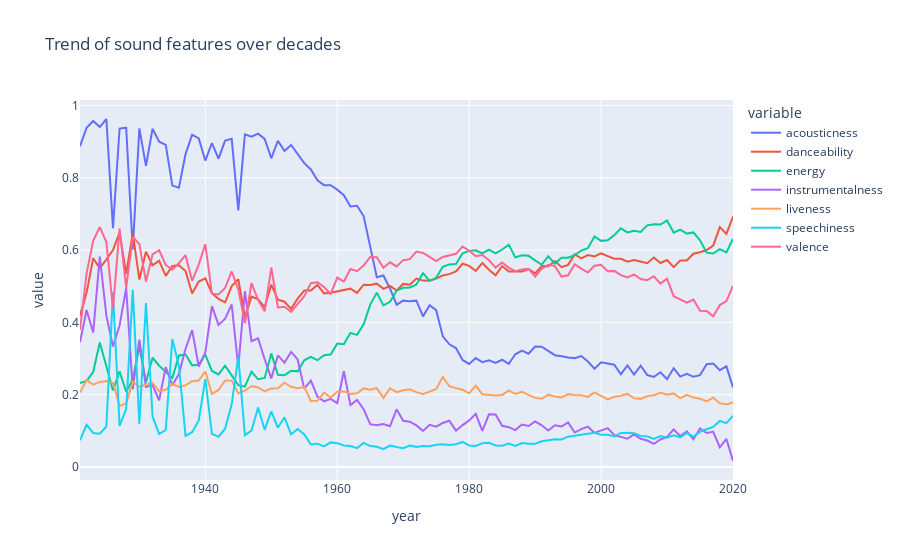

The notebook cell this image was saved under:
### Code cell
# create a plotly figure
sound_features = ['acousticness', 'danceability', 'energy', 'instrumentalness', 'liveness', 'speechiness', 'valence']
fig = px.line(year_data, x='year', y=sound_features, title='Trend of sound features over decades')
fig.show()
